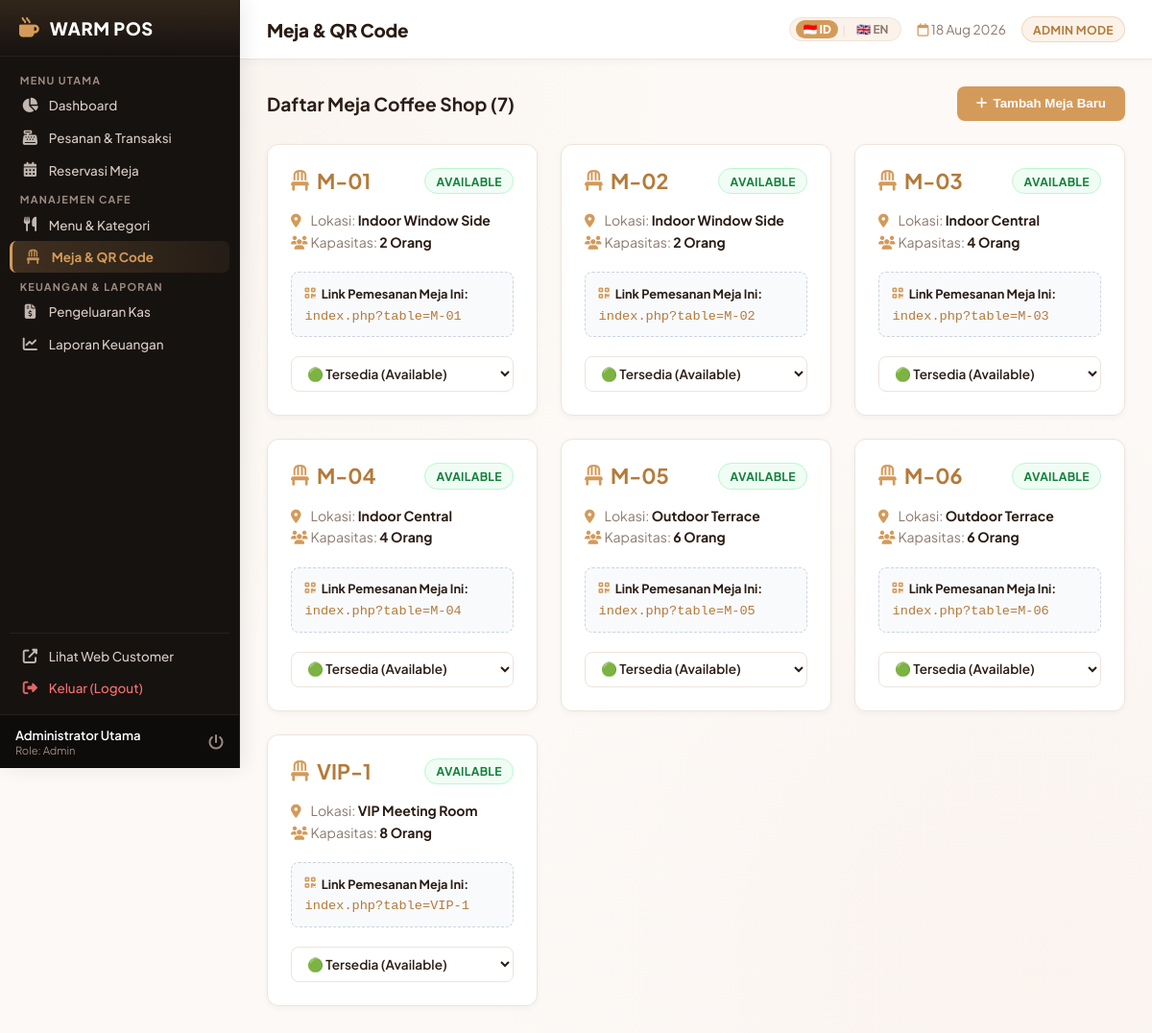
Screenshot of /admin/tables.php (signed in) with the database file from the repository.
### tables this page shows
CREATE TABLE IF NOT EXISTS `tables` (
  `id` INT AUTO_INCREMENT PRIMARY KEY,
  `table_number` VARCHAR(20) NOT NULL UNIQUE,
  `capacity` INT NOT NULL DEFAULT 2,
  `location` VARCHAR(50) DEFAULT 'Indoor Main Area',
  `status` ENUM('available', 'occupied', 'reserved') DEFAULT 'available'
);

### config/lang.php (called while the page is built, shortened)
<?php
$current_lang = $_SESSION['lang'] ?? 'id';
if (!function_exists('__')) {
    function __($key, $default = '') {
        global $translations, $current_lang;
        if (isset($translations[$current_lang][$key])) {
            return $translations[$current_lang][$key];
        }
        return !empty($default) ? $default : $key;
    }
}
if (!function_exists('get_current_lang')) {
    function get_current_lang() {
        global $current_lang;
        return $current_lang;
    }
}

### admin/tables.php (the view, shortened to what this page needs)
<?php
require_once __DIR__ . '/../config/database.php';
$tables = $pdo->query("SELECT * FROM tables ORDER BY table_number ASC")->fetchAll();
require_once __DIR__ . '/../includes/admin_header.php';
?>
<div style="display: flex; justify-content: space-between; align-items: center; margin-bottom: 1.5rem;">
    <h3 style="color: var(--admin-text-main); margin: 0; font-size: 1.2rem;"><?php echo get_current_lang() == 'en' ? 'Coffee Shop Tables' : 'Daftar Meja Coffee Shop'; ?> (<?php echo count($tables); ?>)</h3>
    <button data-modal-target="addTableModal" class="btn" style="background: var(--admin-accent); color: #ffffff; font-weight: 700; border: none; padding: 0.65rem 1.25rem; border-radius: 8px; cursor: pointer; display: flex; align-items: center; gap: 6px;">
        <i class="fas fa-plus"></i> <?php echo __('admin_add_table', 'Tambah Meja Baru'); ?>
    </button>
</div>
<div style="display: grid; grid-template-columns: repeat(auto-fill, minmax(280px, 1fr)); gap: 1.5rem; margin-bottom: 2rem;">
    <?php foreach ($tables as $t):
        $st_class = $t['status'] == 'available' ? 'badge-ready' : ($t['status'] == 'occupied' ? 'badge-cancelled' : 'badge-pending');
    ?>
        <div style="background: var(--admin-card); border: 1px solid var(--admin-border); border-radius: 12px; padding: 1.5rem; display: flex; flex-direction: column; justify-content: space-between; box-shadow: var(--shadow-sm);">
            <div>
                <div style="display: flex; justify-content: space-between; align-items: center; margin-bottom: 1rem;">
                    <h3 style="color: var(--admin-accent-dark); font-size: 1.35rem; margin: 0; display: flex; align-items: center; gap: 8px;">
                        <i class="fas fa-chair" style="color: var(--admin-accent);"></i> <?php echo htmlspecialchars($t['table_number']); ?>
                    </h3>
                    <span class="badge <?php echo $st_class; ?>"><?php echo strtoupper($t['status']); ?></span>
                </div>
                <div style="font-size: 0.88rem; color: var(--admin-muted); margin-bottom: 1.25rem; line-height: 1.6;">
                    <div><i class="fas fa-map-marker-alt" style="color: var(--admin-accent); width: 18px;"></i> <?php echo get_current_lang() == 'en' ? 'Location' : 'Lokasi'; ?>: <strong style="color: var(--admin-text-main);"><?php echo htmlspecialchars($t['location']); ?></strong></div>
                    <div><i class="fas fa-users" style="color: var(--admin-accent); width: 18px;"></i> <?php echo get_current_lang() == 'en' ? 'Capacity' : 'Kapasitas'; ?>: <strong style="color: var(--admin-text-main);"><?php echo $t['capacity']; ?> <?php echo get_current_lang() == 'en' ? 'Persons' : 'Orang'; ?></strong></div>
                </div>
                <div style="background: #f8fafc; padding: 0.85rem; border-radius: 8px; border: 1px dashed #cbd5e1; font-size: 0.8rem; margin-bottom: 1.25rem;">
                    <div style="color: var(--admin-text-main); font-weight: 700; margin-bottom: 0.35rem; display: flex; align-items: center; gap: 6px;">
                        <i class="fas fa-qrcode" style="color: var(--admin-accent);"></i> <?php echo get_current_lang() == 'en' ? 'Direct Table Order Link (QR):' : 'Link Pemesanan Meja Ini:'; ?>
                    </div>
                    <code style="color: var(--admin-accent-dark); word-break: break-all; font-size: 0.85rem;">index.php?table=<?php echo urlencode($t['table_number']); ?></code>
                </div>
            </div>
            <form action="tables.php" method="POST" style="margin: 0; display: flex; gap: 0.5rem;">
                <select name="status" onchange="this.form.submit()" class="form-control" style="font-size: 0.85rem; padding: 0.5rem 0.75rem; cursor: pointer; font-weight: 600;">
                    <option value="available" <?php echo $t['status'] == 'available' ? 'selected' : ''; ?>>🟢 <?php echo get_current_lang() == 'en' ? 'Available' : 'Tersedia (Available)'; ?></option>
                </select>
            </form>
        </div>
    <?php endforeach; ?>
</div>
<?php include __DIR__ . '/../includes/admin_footer.php'; ?>

### assets/css/admin.css (style rules this page uses)
:root { --admin-bg: #fcf9f6; --admin-card: #ffffff; --admin-border: #ede4dc; --admin-border-hover: #d49a59; --admin-accent: #d49a59; --admin-accent-dark: #b57a39; --admin-accent-light: #fbf3ea; --admin-sidebar-bg: #161210; --admin-sidebar-border: #26201d; --admin-text-main: #2b1d14; --admin-text: #4a3b32; --admin-text-white: #ffffff; --admin-muted: #8c7a6e; --success-bg: #f0fdf4; --success-color: #15803d; --success-border: #bbf7d0; --warning-bg: #fffbeb; --warning-color: #b45309; --warning-border: #fde68a; --danger-bg: #fef2f2; --danger-color: #b91c1c; --danger-border: #fecaca; --info-bg: #eff6ff; --info-color: #1d4ed8; --info-border: #bfdbfe; --shadow-sm: 0 2px 6px rgba(43, 29, 20, 0.04); --shadow-md: 0 8px 24px rgba(43, 29, 20, 0.06); }
* { margin: 0; padding: 0; box-sizing: border-box; }
body { font-family: 'Plus Jakarta Sans', -apple-system, BlinkMacSystemFont, sans-serif; background-color: var(--admin-bg); color: var(--admin-text); display: flex; min-height: 100vh; background-image: radial-gradient(circle at 10% 10%, rgba(212, 154, 89, 0.06) 0%, transparent 40%), radial-gradient(circle at 90% 90%, rgba(229, 107, 70, 0.04) 0%, transparent 40%); background-attachment: fixed; }
.form-control { width: 100%; padding: 0.65rem 0.85rem; border-radius: 8px; background: #ffffff; border: 1px solid var(--admin-border); color: var(--admin-text-main); font-family: inherit; font-size: 0.88rem; outline: none; box-sizing: border-box; transition: border-color 0.2s, box-shadow 0.2s; }
.badge { display: inline-flex; align-items: center; gap: 4px; padding: 0.3rem 0.7rem; border-radius: 20px; font-size: 0.76rem; font-weight: 700; letter-spacing: 0.3px; border: 1px solid transparent; white-space: nowrap; }
.badge-ready, .badge-completed { background-color: var(--success-bg); color: var(--success-color); border-color: var(--success-border); }

### rows the page displays
tables: table_number "M-01", status "AVAILABLE", location "Indoor Window Side", capacity "2", status "🟢 Tersedia (Available)"
tables: table_number "M-02", status "AVAILABLE", location "Indoor Window Side", capacity "2", status "🟢 Tersedia (Available)"
tables: table_number "M-03", status "AVAILABLE", location "Indoor Central", capacity "4", status "🟢 Tersedia (Available)"
tables: table_number "M-04", status "AVAILABLE", location "Indoor Central", capacity "4", status "🟢 Tersedia (Available)"
tables: table_number "M-05", status "AVAILABLE", location "Outdoor Terrace", capacity "6", status "🟢 Tersedia (Available)"
tables: table_number "M-06", status "AVAILABLE", location "Outdoor Terrace", capacity "6", status "🟢 Tersedia (Available)"
tables: table_number "VIP-1", status "AVAILABLE", location "VIP Meeting Room", capacity "8", status "🟢 Tersedia (Available)"

### other values shown
__('admin_dashboard', 'Dashboard') "Dashboard"
__('admin_orders', 'Pesanan & Transaksi') "Pesanan & Transaksi"
__('admin_reservations', 'Reservasi Meja') "Reservasi Meja"
__('admin_products', 'Menu & Kategori') "Menu & Kategori"
__('admin_tables', 'Kelola Meja') "Meja & QR Code"
__('admin_expenses', 'Pengeluaran Kas') "Pengeluaran Kas"
__('admin_reports', 'Laporan Keuangan') "Laporan Keuangan"
__('admin_customer_web', 'Web Customer') "Lihat Web Customer"
__('admin_logout', 'Keluar') "Keluar (Logout)"
$user_fullname "Administrator Utama"
$user_role "Admin"
$page_title "Meja & QR Code"
$user_role "ADMIN"
count($tables) "7"
__('admin_add_table', 'Tambah Meja Baru') "Tambah Meja Baru"
